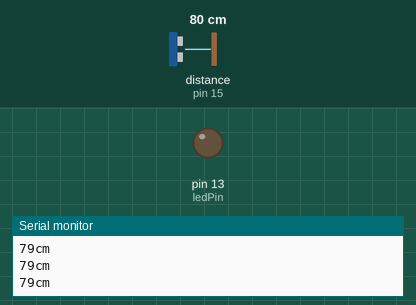
Recording of a sketch running on a simulated Arduino Uno, built with avr-gcc and run on an emulated ATmega328P. Parts: output pins drawn as LEDs (lit = HIGH), the last lines printed to the serial monitor. Wiring (inferred from the names in the program): ultrasonic range finder: trigger pin 14; echo pin 15. The test bench sets the inputs (shaded band); at power-on: distance to the obstacle (sensor on pin 15) 80 cm. The echo pulse lasts 58.3 µs per cm; pins used as bus, display or sensor lines are not drawn.

Above: at 1.2 s.
1.3 s: distance to the obstacle (sensor on pin 15) set to 17 cm
2.8 s: distance to the obstacle (sensor on pin 15) set to 14 cm
At 3.6 s:
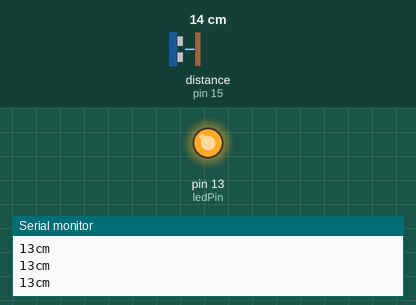
4.3 s: distance to the obstacle (sensor on pin 15) set to 18 cm
At 5.5 s:
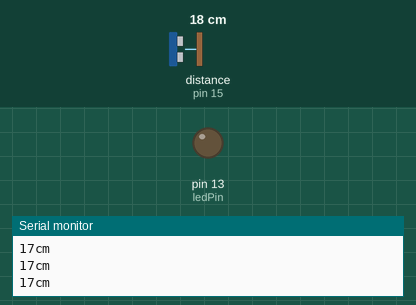
5.8 s: distance to the obstacle (sensor on pin 15) set to 2 cm
At 6.4 s:
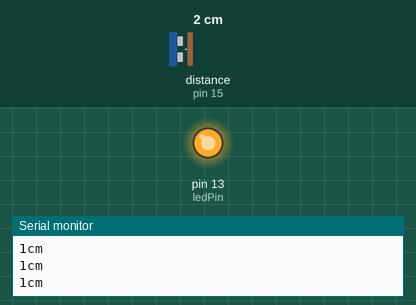
Timing chart, 0 to 8.3 s (numbered marks = the images above; inputs shaded):
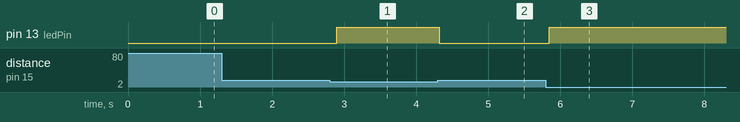

Measured:
- the behaviour switches between 16 and 15 cm on distance to the obstacle (sensor on pin 15) (found by bisection; images 0 and 1)
- after the input at 2.8 s, pin 13 (ledPin): LOW → HIGH after 0.10 s
- after the input at 4.3 s, pin 13 (ledPin): HIGH → LOW at once
- after the input at 5.8 s, pin 13 (ledPin): LOW → HIGH after 0.05 s

The sketch:

01_sonic_test.ino
```cpp
const int trigPin = 14;
const int echoPin = 15;
const int ledPin = 13;

void setup() {
  pinMode(trigPin, OUTPUT);
  pinMode(echoPin, INPUT);
  pinMode(ledPin, OUTPUT);

  Serial.begin(9600);
}

void loop() {
  long distance = getDistance();
  Serial.println(String(distance) + "cm");

  if (distance < 15) {
    digitalWrite(ledPin, HIGH);
  } else {
    digitalWrite(ledPin, LOW);
  }
  delay(100);
}

long getDistance() {
  digitalWrite(trigPin, LOW);
  delayMicroseconds(2);
  digitalWrite(trigPin, HIGH);
  delayMicroseconds(10);
  digitalWrite(trigPin, LOW);

  long duration = pulseIn(echoPin, HIGH);
  long distance = (duration / 2) / 29.1;

  return distance;
}
```
